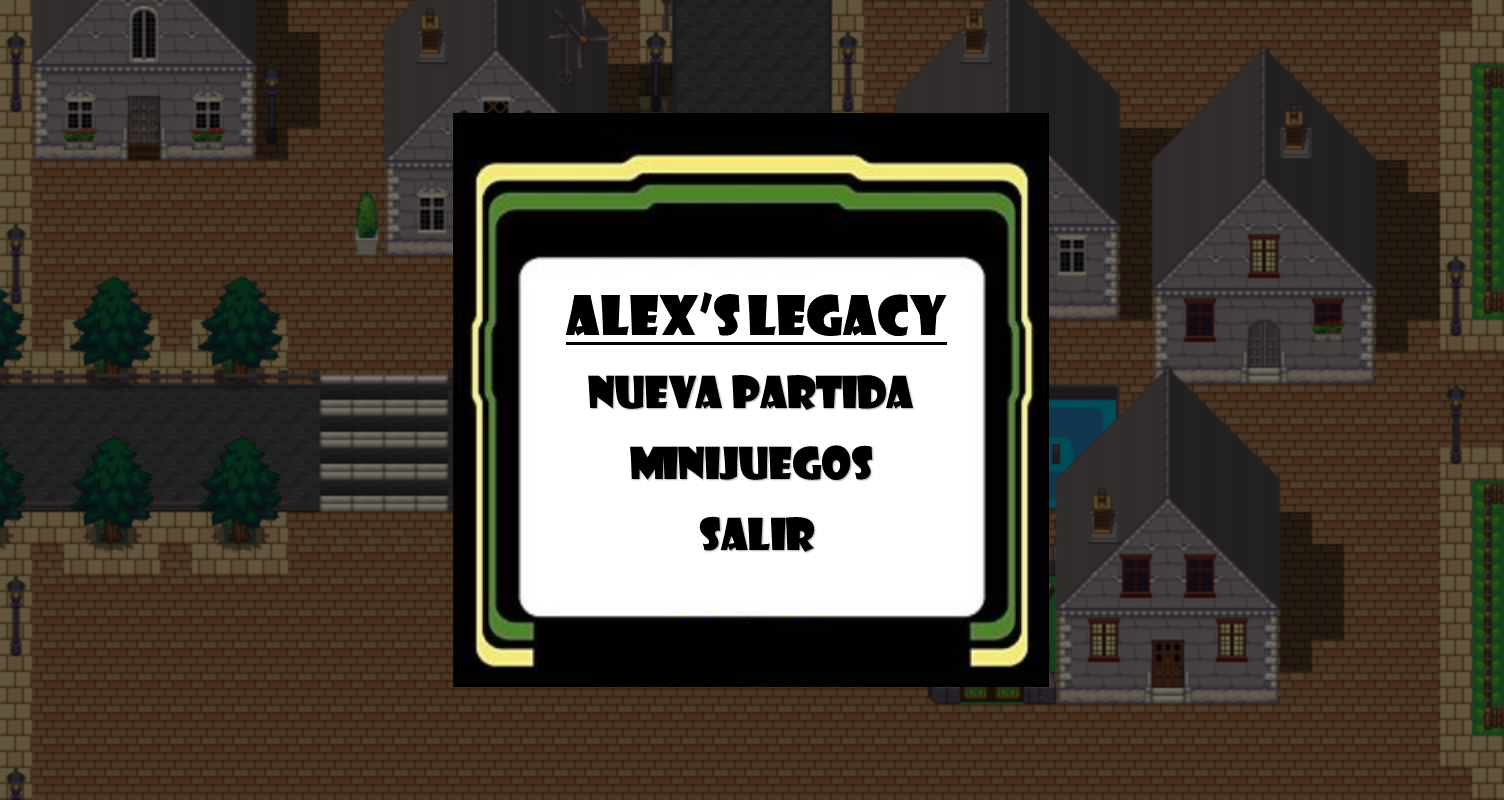

This is a level from a 2D game, rendered from its Tiled map with the project's own tilesets. A one-line summary and the map file follow, with tile-layer data summarised:
An orthogonal 47x25 tile map with 32x32 px tiles, 1 tile layer (Capa de Patrones 1), 2 tilesets.

<map version="1.2" tiledversion="1.2.2" orientation="orthogonal" renderorder="right-down" width="47" height="25" tilewidth="32" tileheight="32" infinite="0" nextlayerid="2" nextobjectid="1">
 <tileset firstgid="1" source="../Construccion Mapas/menu.tsx" />
 <tileset firstgid="1176" source="../Construccion Mapas/menus.tsx" />
 <layer id="1" name="Capa de Patrones 1" width="47" height="25">
  <data>[1175 cells, 1175 non-empty, 1175 distinct tile ids]</data>
 </layer>
</map>
